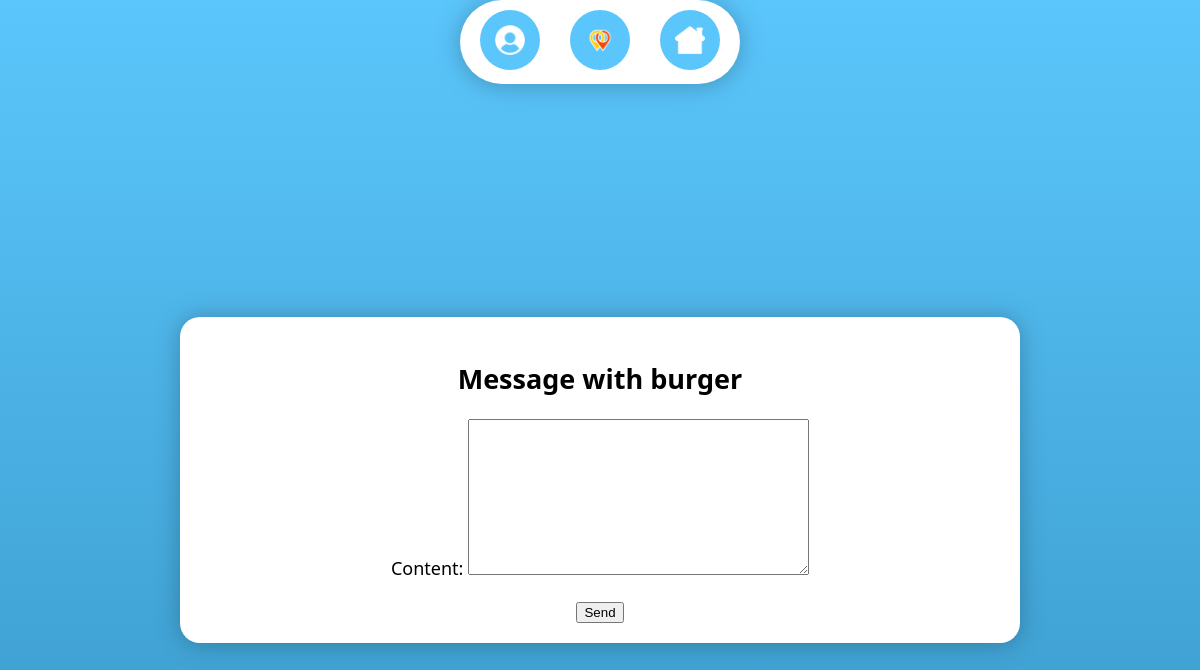
The app's page /message/2/ (signed in), older data.
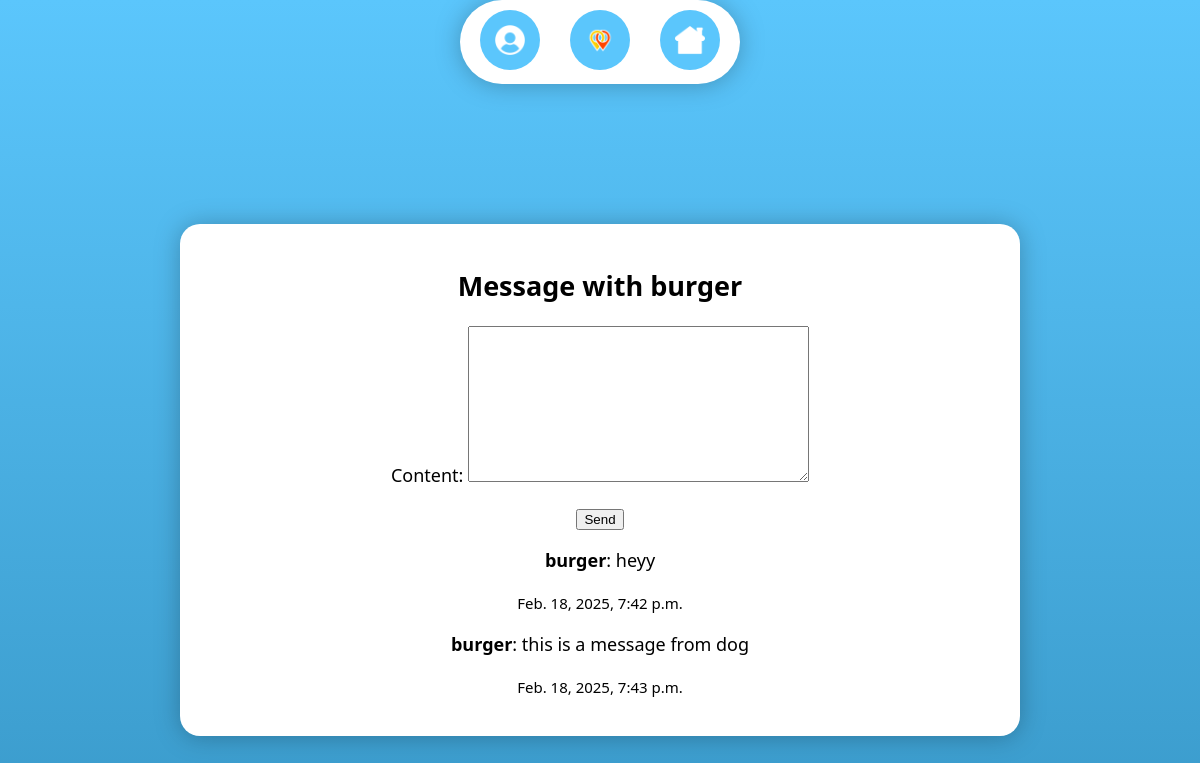
The same page, newer data.
### meetups/models.py (models this page shows, shortened)
class Message(models.Model):
    sender = models.ForeignKey(User, on_delete=models.CASCADE, related_name='sent_messages')
    receiver = models.ForeignKey(User, on_delete=models.CASCADE, related_name='received_messages')
    content = models.TextField()
    timestamp = models.DateTimeField(default=now)
    read = models.BooleanField(default=False)

class User(AbstractUser):
    email = models.EmailField('Email', unique=True)
    USERNAME_FIELD = 'email'
    REQUIRED_FIELDS = []
    objects = UserManager()

### meetups/views.py (the view)
# urls.py: path('message/<int:receiver_id>/', views.message_page, name='message_page')
@login_required
def message_page(request, receiver_id):
    receiver = User.objects.get(id=receiver_id)
    messages = Message.objects.filter(
        (Q(sender=request.user) & Q(receiver=receiver)) |
        (Q(sender=receiver) & Q(receiver=request.user))
    ).order_by('timestamp')
    if request.method == 'POST':
        form = MessageForm(request.POST)
        if form.is_valid():
            content = form.cleaned_data['content']
            Message.objects.create(sender=request.user, receiver=receiver, content=content, timestamp=now())
            return redirect('message_page', receiver_id=receiver.id)
    else:
        form = MessageForm()
    return render(request, 'message_page.html', {'messages': messages, 'receiver': receiver, 'form': form})

### meetups/forms.py (shortened to what this page needs)
class MessageForm(forms.ModelForm):
    class Meta:
        model = Message
        fields = ['content']

### meetups/templates/message_page.html (shortened to what this page needs)
{% extends 'base.html' %}
{% block content %}
<h2>Message with {{ receiver.username }}</h2>
<div class="message-form">
    <form method="POST">
        {{ form.as_p }}
        <button type="submit">Send</button>
    </form>
</div>
<div id="messages">
    {% for message in messages %}
        <div class="message">
            <p><strong>{{ message.sender.username }}</strong>: {{ message.content }}</p>
            <p><small>{{ message.timestamp }}</small></p>
        </div>
    {% endfor %}
</div>
{% endblock %}

Row changes from the older to the newer data that the page shows:
added Message: sender.username "burger", content "heyy", timestamp "Feb. 18, 2025, 7:42 p.m."
added Message: sender.username "burger", content "this is a message from dog", timestamp "Feb. 18, 2025, 7:43 p.m."
